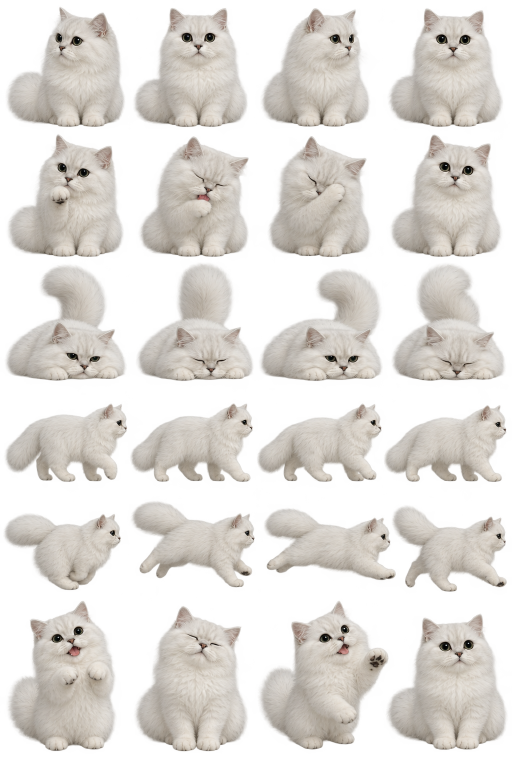
#> input picture model/animation-backups/1.3/qiuqiu-own.png, 1024 x 1536 px, found by its file name (shown at 1/2 size)
$ python own_bounds.py
#> lines starting #> are read from the running program, lines starting #| are printed output that depends on the picture
from PIL import Image
im=Image.open('app/src/main/assets/pet-sprites/qiuqiu-own.png')
#> im is the input picture: PIL image 1024x1536 RGBA; mean R, G, B, A 187.1, 180.8, 173, 126.6
for col in range(4):
 a=im.getchannel('A').crop((col*256,0,(col+1)*256,1536));counts=[sum(v>128 for v in a.crop((0,y,256,y+1)).getdata()) for y in range(1536)]
 active=[n>=12 for n in counts];runs=[];start=None
 for y,yes in enumerate(active+[False]):
  if yes and start is None:start=y
  if not yes and start is not None:
   if y-start>12:runs.append((start,y-1))
   start=None
 print(col,runs)
#> this loop made 4 passes
#> pass 1, `a = im.getchannel('A').crop((col * 256, 0, (col + 1) * 256, 1536))`:
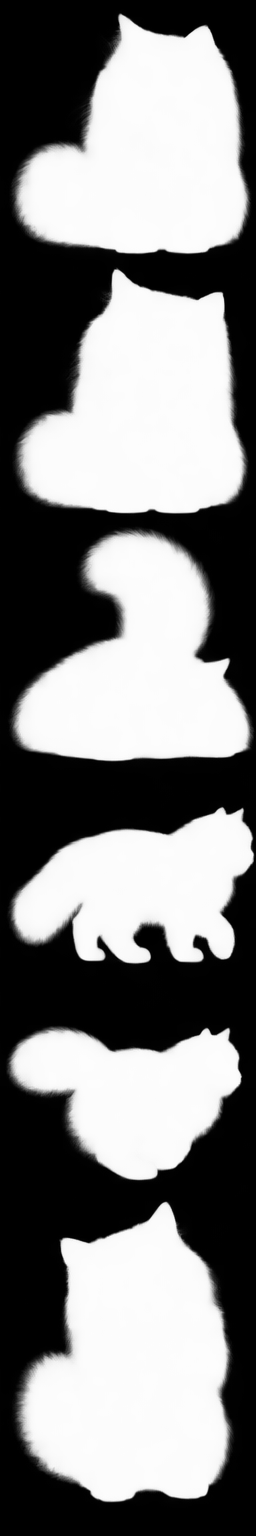
#> a: PIL image 256x1536 L; min 0, max 253, mean 127.3
#> pass 2, `a = im.getchannel('A').crop((col * 256, 0, (col + 1) * 256, 1536))`:
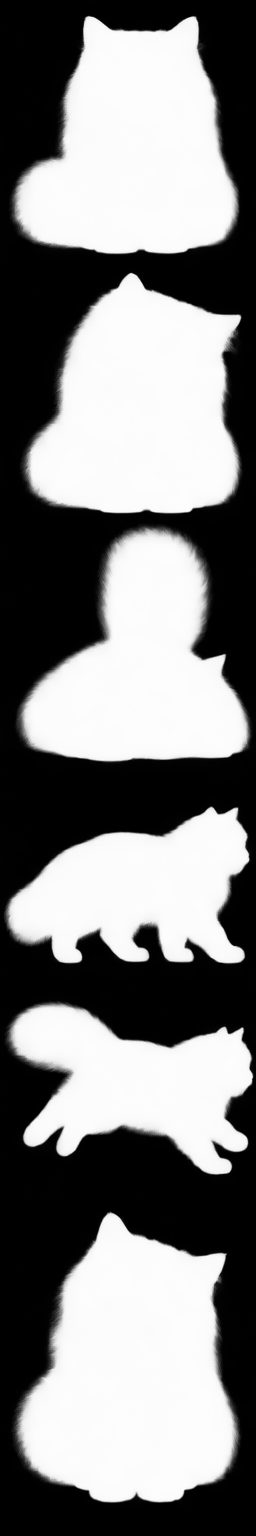
#> a: PIL image 256x1536 L; min 0, max 253, mean 127.8
#> pass 3, `a = im.getchannel('A').crop((col * 256, 0, (col + 1) * 256, 1536))`:
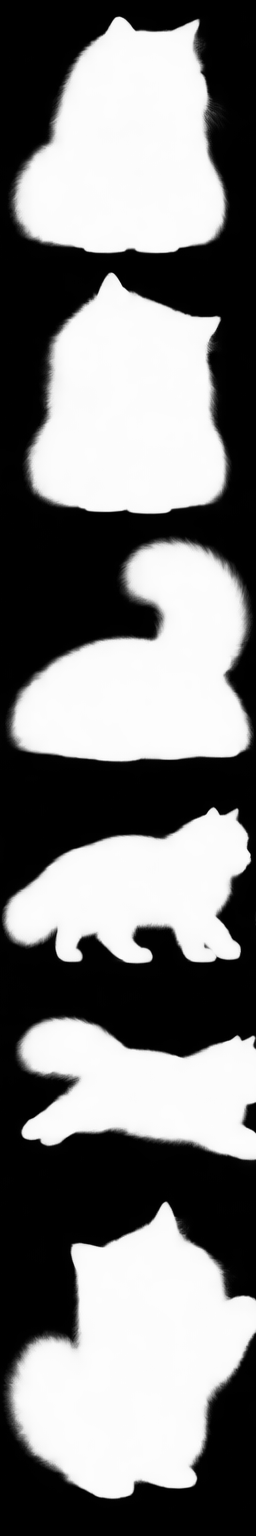
#> a: PIL image 256x1536 L; min 0, max 253, mean 125

$ run again, with model/animation-backups/1.3/qiuqiu-care.png copied over model/animation-backups/1.3/qiuqiu-own.png
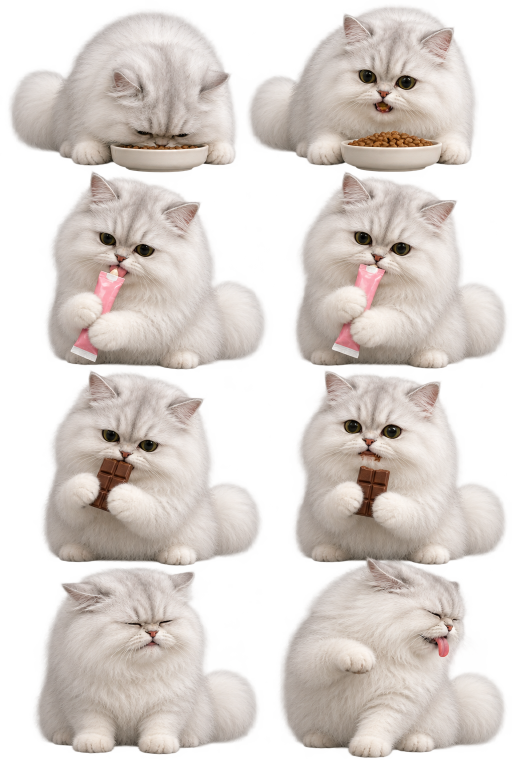
#> input picture model/animation-backups/1.3/qiuqiu-care.png, 1024 x 1536 px, found by its file name (shown at 1/2 size)
#> im is the input picture: PIL image 1024x1536 RGBA; mean R, G, B, A 179.4, 169.4, 162.9, 151.4
#> the loop `for col in range(4):` made 4 passes
#> pass 2, `a = im.getchannel('A').crop((col * 256, 0, (col + 1) * 256, 1536))`:
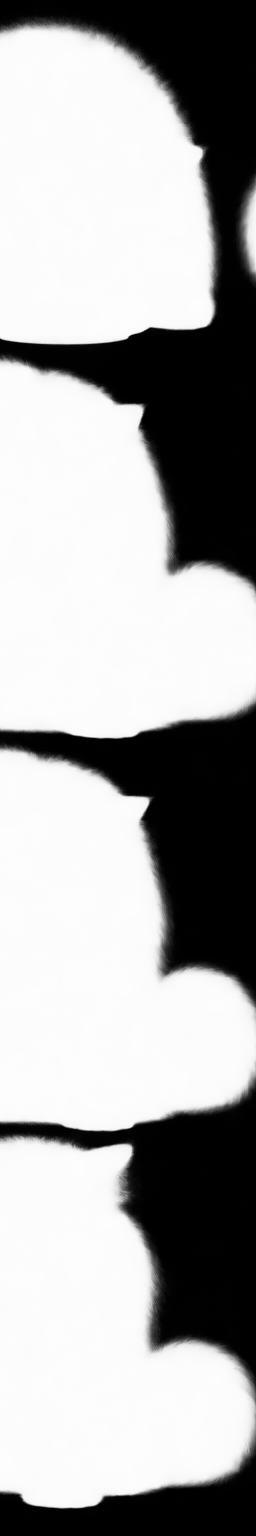
#> a: PIL image 256x1536 L; min 0, max 254, mean 168.8
#> pass 3, `a = im.getchannel('A').crop((col * 256, 0, (col + 1) * 256, 1536))`:
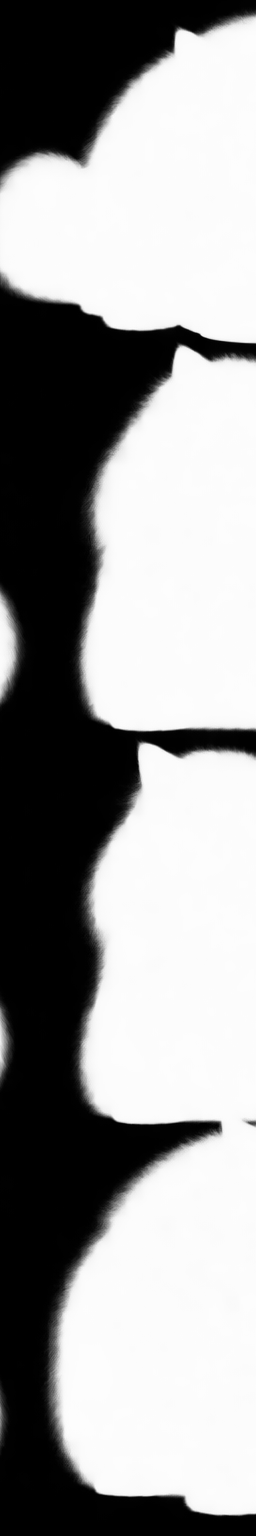
#> a: PIL image 256x1536 L; min 0, max 253, mean 151.2

$ run again, with model/animation-backups/1.3/qiuqiu-toilet.png copied over model/animation-backups/1.3/qiuqiu-own.png
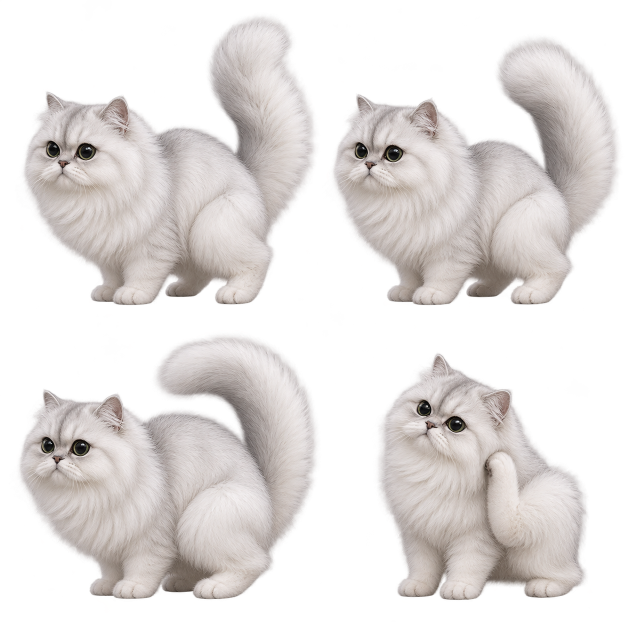
#> input picture model/animation-backups/1.3/qiuqiu-toilet.png, 1254 x 1254 px, found by its file name (shown at 1/2 size)
#> im is the input picture: PIL image 1254x1254 RGBA; mean R, G, B, A 110.8, 106.3, 104.6, 118.3
#> the loop `for col in range(4):` made 4 passes
#> pass 1, `a = im.getchannel('A').crop((col * 256, 0, (col + 1) * 256, 1536))`:
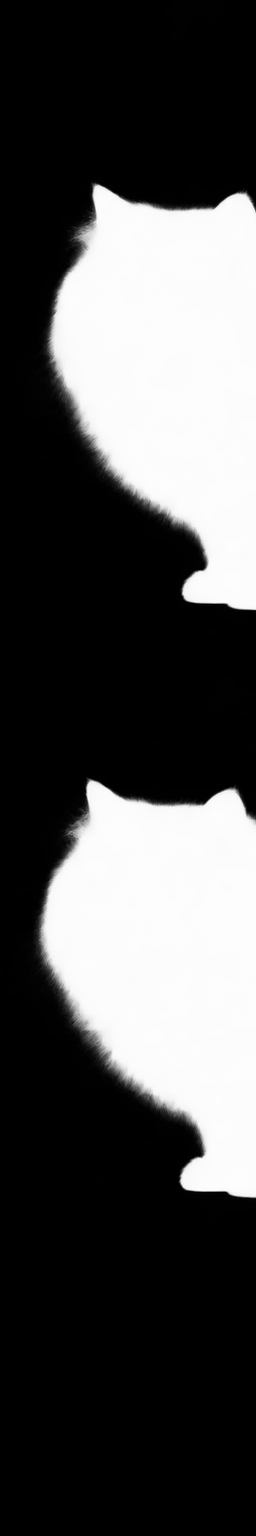
#> a: PIL image 256x1536 L; min 0, max 255, mean 78.4
#> pass 3, `a = im.getchannel('A').crop((col * 256, 0, (col + 1) * 256, 1536))`:
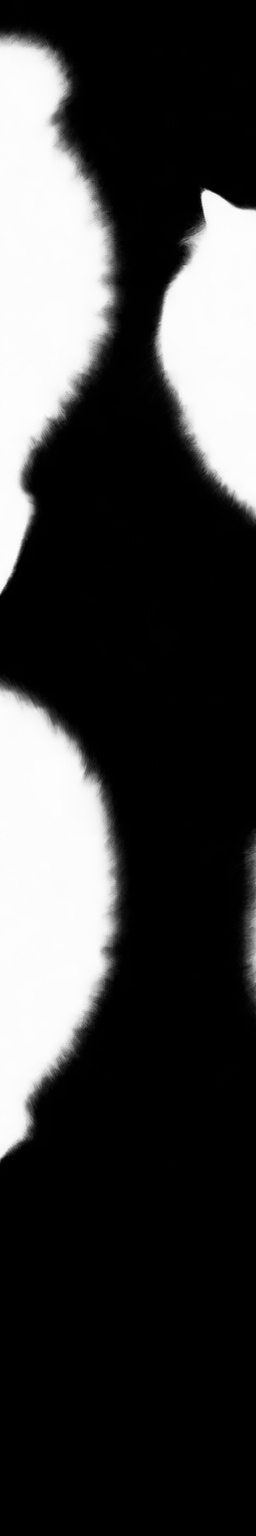
#> a: PIL image 256x1536 L; min 0, max 253, mean 62.2
